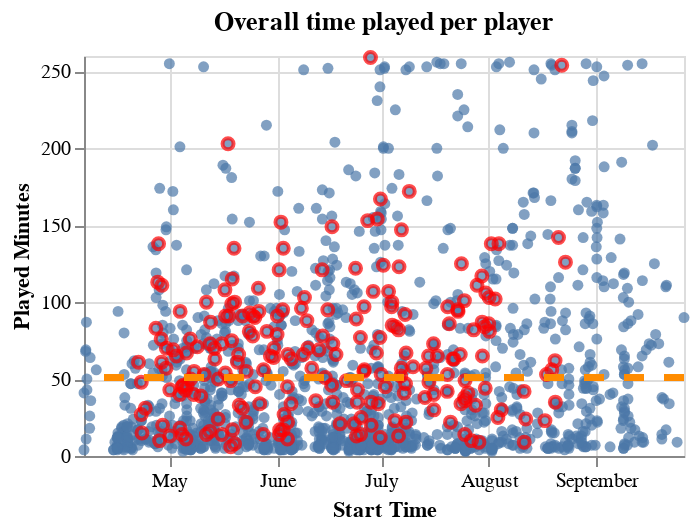

Here is the notebook cell this chart was saved with:
### Markdown cell above
&#10140; There is no strong correlation between age and played minutes or number of connections.

+ Here is a plot of all sessions over time vs. **played_minutes**, together with the info provided from the 'descibe' function.

### Code cell
scat4 = alt.Chart(tidywhole.reset_index()).mark_circle().encode(
    x=alt.X("start_time").title('Start Time'),
    y=alt.Y("played_minutes").title('Played Minutes')
).properties(
    width='container',
    height=200
)
line_mean = alt.Chart(tidywhole).mark_rule(strokeDash=[10], size=3, color='darkorange').encode( y=alt.datum(50.858447))
top5000 = tidysum["hashedEmail"][(tidysum["played_minutes"]>14500)]
print(top5000)
scat5 = alt.Chart(tidywhole[tidywhole["hashedEmail"].isin(top5000)], title= 'Overall time played per player').mark_point(filled=False, color='red').encode(
    x=alt.X("start_time").title('Start Time'),
    y=alt.Y("played_minutes").title('Played Minutes')
)
final_chart = scat4+scat5+line_mean
final_chart

### Figure 1 — Vega-Lite specification as saved in the notebook (floating-point values rounded to 4 significant figures; data arrays with more than 128 entries replaced by an {"elided": "..."} marker saying what was removed)
{"config": {"view": {"continuousWidth": 300, "continuousHeight": 300}}, "layer": [{"data": {"name": "data-d8e802aa8753b3149bc6f06c5a97b06b"}, "mark": {"type": "circle"}, "encoding": {"x": {"field": "start_time", "title": "Start Time", "type": "temporal"}, "y": {"field": "played_minutes", "title": "Played Minutes", "type": "quantitative"}}}, {"data": {"name": "data-889f8c34226d96e386adb87b3038a8ee"}, "mark": {"type": "point", "color": "red", "filled": false}, "encoding": {"x": {"field": "start_time", "title": "Start Time", "type": "temporal"}, "y": {"field": "played_minutes", "title": "Played Minutes", "type": "quantitative"}}, "title": "Overall time played per player"}, {"data": {"name": "data-fbd57a462b2e08ba89d67a3b9a44f26e"}, "mark": {"type": "rule", "color": "darkorange", "size": 3, "strokeDash": [10]}, "encoding": {"y": {"datum": 50.86}}}], "height": 200, "width": "container", "$schema": "https://vega.github.io/schema/vega-lite/v5.20.1.json", "datasets": {"data-d8e802aa8753b3149bc6f06c5a97b06b": {"elided": "1535 records"}, "data-889f8c34226d96e386adb87b3038a8ee": {"elided": "219 records"}, "data-fbd57a462b2e08ba89d67a3b9a44f26e": {"elided": "1535 records"}}}
